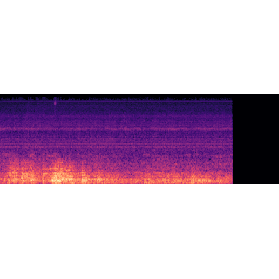
#> input picture AI/Audio/Cough Detector/CNN/Spectrogram_padded/1-101296-A-19.wav.png, 279 x 279 px, given in place of 5-215449-A-47.wav.png, which was not available
$ jupyter execute --allow-errors resize.ipynb
#> lines starting #> are read from the running program, lines starting #| are printed output that depends on the picture
[cell 1]
from PIL import Image
import pandas as pd

[cell 2]
df = pd.read_csv('Input_meta/meta.csv')
#> (reads AI/Audio/Cough Detector/CNN/Input_meta/meta.csv from the repository)
#> further down, img is the input picture: PIL image 279x279 RGBA; mean R, G, B, A 202.6, 182.5, 202.3, 82.3
#> `img = img.resize(size)`:
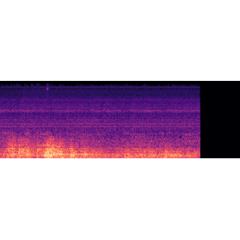
#> img: PIL image 240x240 RGBA; mean R, G, B, A 30.5, 10, 29.9, 82.2; transparent parts drawn white
#> pass 2 of the loop `for i in range(len(df)):`:
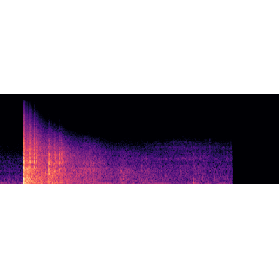
#> input picture AI/Audio/Cough Detector/CNN/Spectrogram_padded/1-115545-C-48.wav.png, 279 x 279 px, given in place of 2-68391-A-41.wav.png, which was not available
#> img is the input picture: PIL image 279x279 RGBA; mean R, G, B, A 187.6, 177.5, 188.6, 82.3
#> `img = img.resize(size)`:
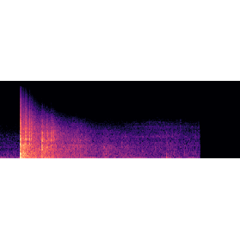
#> img: PIL image 240x240 RGBA; mean R, G, B, A 15.3, 4.9, 16.2, 82.2; transparent parts drawn white
df.columns

[cell 3]
source_path = 'Spectrogram_padded/'
dest_cough = 'Spectrogram/cough/'
dest_noncough = 'Spectrogram/nocough/'

#> (a cell that did not finish here is left out)
